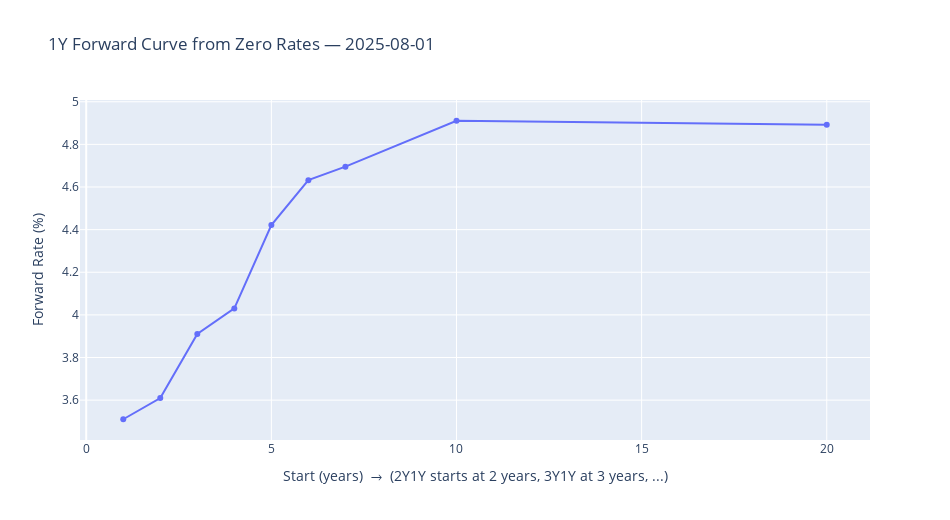

The notebook cell this image was saved under:
### Code cell
import plotly.graph_objects as go
import numpy as np

assert not fwd_1y.empty, "No forwards computed—check your zero curve columns and dates."

latest_date = fwd_1y.index[-1]
row = fwd_1y.loc[latest_date].dropna()

x = np.array([float(c) for c in row.index])  # start years t
y = row.values                               # forward rates in %

fig = go.Figure()
fig.add_trace(go.Scatter(x=x, y=y, mode="lines+markers", name="1Y forwards"))
fig.update_layout(
    title=f"1Y Forward Curve from Zero Rates — {latest_date.date()}",
    xaxis_title="Start (years)  →  (2Y1Y starts at 2 years, 3Y1Y at 3 years, ...)",
    yaxis_title="Forward Rate (%)",
    width=950, height=520
)
fig.show()

### Figure 1 — Plotly figure (JSON) as saved in the notebook; plotly's stock layout.template omitted (floating-point values rounded to 4 significant figures)
{"data": [{"mode": "lines+markers", "name": "1Y forwards", "type": "scatter", "x": [1, 2, 3, 4, 5, 6, 7, 10, 20], "y": [3.51, 3.61, 3.91, 4.03, 4.422, 4.632, 4.695, 4.911, 4.892]}], "layout": {"height": 520, "title": {"text": "1Y Forward Curve from Zero Rates — 2025-08-01"}, "width": 950, "xaxis": {"title": {"text": "Start (years)  →  (2Y1Y starts at 2 years, 3Y1Y at 3 years, ...)"}}, "yaxis": {"title": {"text": "Forward Rate (%)"}}}}
